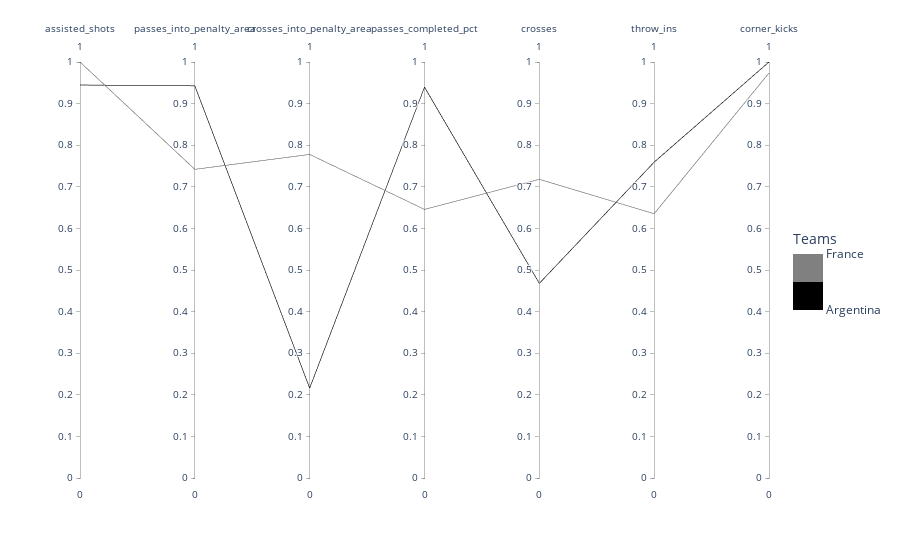

Source (notebook cell):
### Code cell
parallel_chart(passes, 'Argentina', 'France').show()

### Figure 1 — Plotly figure (JSON) as saved in the notebook; plotly's stock layout.template omitted (floating-point values rounded to 4 significant figures)
{"data": [{"dimensions": [{"label": "assisted_shots", "range": [0, 1], "values": [0.9447, 1]}, {"label": "passes_into_penalty_area", "range": [0, 1], "values": [0.9427, 0.742]}, {"label": "crosses_into_penalty_area", "range": [0, 1], "values": [0.216, 0.7778]}, {"label": "passes_completed_pct", "range": [0, 1], "values": [0.9396, 0.6457]}, {"label": "crosses", "range": [0, 1], "values": [0.4679, 0.7179]}, {"label": "throw_ins", "range": [0, 1], "values": [0.7593, 0.6353]}, {"label": "corner_kicks", "range": [0, 1], "values": [1, 0.9736]}], "domain": {"x": [0, 1], "y": [0, 1]}, "line": {"color": [0, 1], "coloraxis": "coloraxis"}, "name": "", "type": "parcoords"}], "layout": {"coloraxis": {"colorbar": {"len": 100, "lenmode": "pixels", "ticktext": ["Argentina", "France"], "tickvals": [0, 1], "title": {"text": "Teams"}}, "colorscale": [[0, "rgb(0.0, 0.0, 0.0)"], [0.5, "rgb(0.0, 0.0, 0.0)"], [0.5, "rgb(127.5, 127.5, 127.5)"], [1, "rgb(127.5, 127.5, 127.5)"]]}, "legend": {"tracegroupgap": 0}, "margin": {"t": 60}}}
